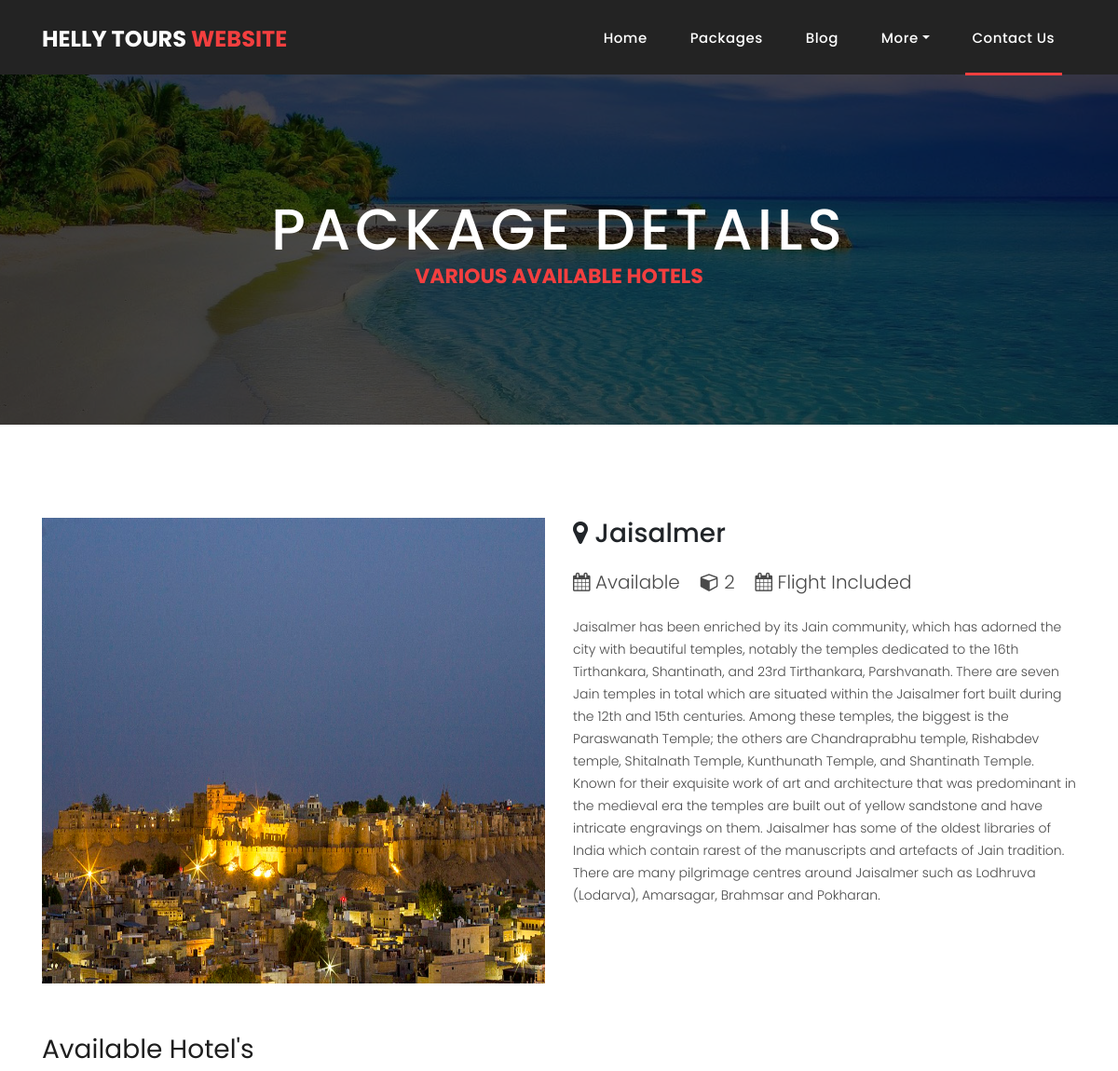
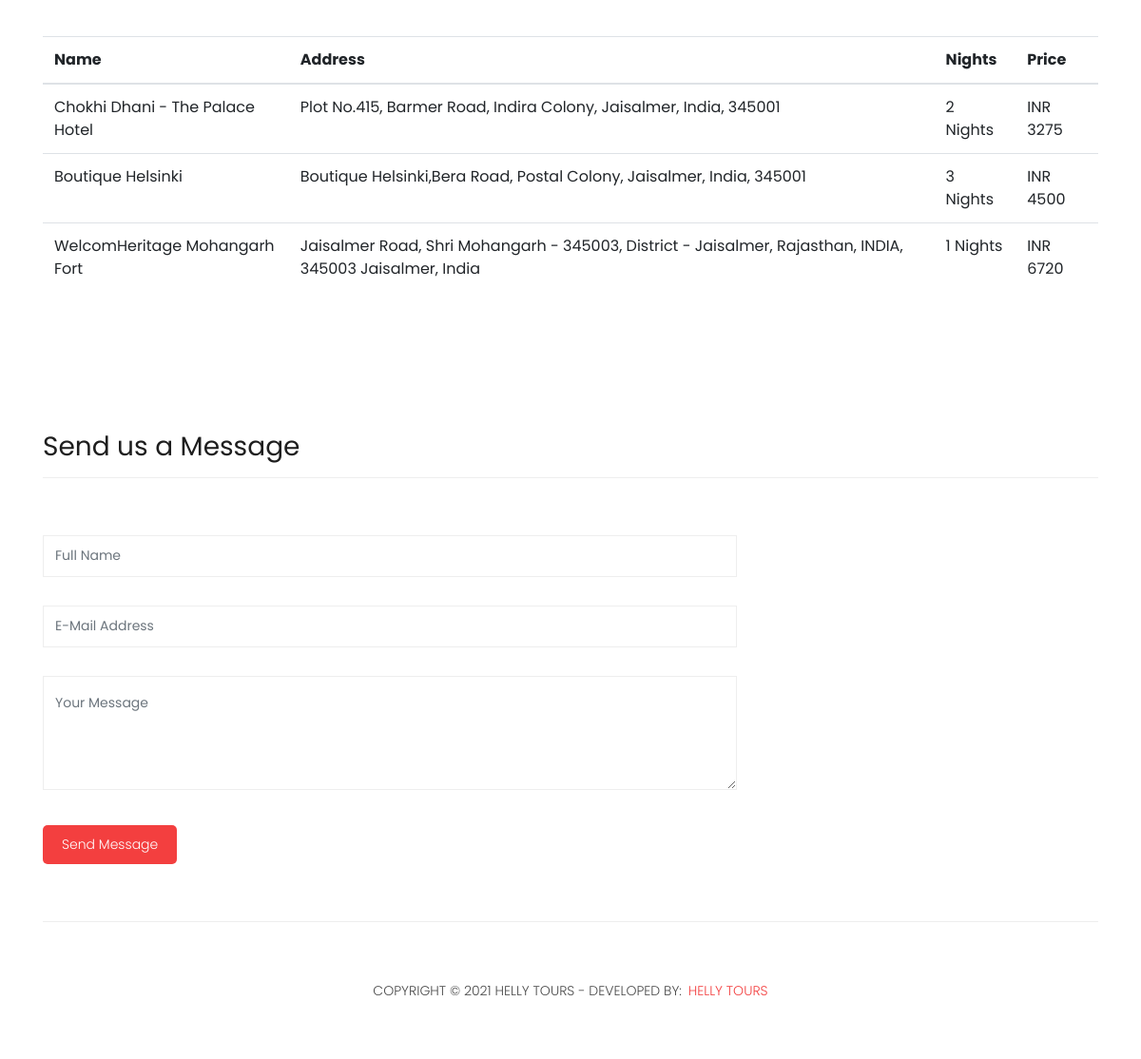
The app's page /package-details.php?eid=6 with its own data (2 pictures, top to bottom).
### tables this page shows
CREATE TABLE `package_master` (
  `package_id` int(10) NOT NULL,
  `package_name` varchar(70) NOT NULL,
  `package_available` tinyint(1) NOT NULL,
  `package_nights` int(10) NOT NULL,
  `flight_include` tinyint(1) NOT NULL,
  `package_from` int(20) NOT NULL,
  `package_img` varchar(150) NOT NULL,
  `package_desc` text NOT NULL
);

CREATE TABLE `hotel_master` (
  `hotel_id` int(11) NOT NULL,
  `package_id` int(11) NOT NULL,
  `hotel_name` varchar(50) NOT NULL,
  `hotel_address` text NOT NULL,
  `hotel_night` int(11) NOT NULL,
  `hotel_price` int(11) NOT NULL,
  `hotel_img` varchar(150) NOT NULL,
  `hotel_available` int(1) NOT NULL
);

### package-details.php (the view, shortened to what this page needs)
<?php
    require './class/atclass.php';
    $eid=$_GET["eid"];
    $q= mysqli_query($connection, "select * from package_master where package_id='{$eid}'") or die("Error". mysqli_error($connection));
    $q1=mysqli_query($connection, "select * from hotel_master where package_id='{$eid}'") or die("Error". mysqli_error($connection));
?>
<!DOCTYPE html>
<html lang="en">
  <head>
    <link href="vendor/bootstrap/css/bootstrap.min.css" rel="stylesheet">
    <link rel="stylesheet" href="assets/css/fontawesome.css">
    <link rel="stylesheet" href="assets/css/style.css">
    <link rel="stylesheet" href="assets/css/owl.css">
  </head>
  <body>
      <?php
          include './themepart/header.php';
      ?>
    <div class="page-heading about-heading header-text" style="background-image: url(assets/images/heading-6-1920x500.jpg);">
      <div class="container">
        <div class="row">
          <div class="col-md-12">
            <div class="text-content">
                <h2>Package Details</h2>
              <h4>Various Available Hotels</h4>
            </div>
          </div>
        </div>
      </div>
    </div>
    <div class="products">
      <div class="container">
        <div class="row">
          <div class="col-md-6">
            <div>
                <?php
                    $row= mysqli_fetch_array($q);
                  ?>
                <img src="admin/upload/<?php echo $row['package_img']?>" alt="" class="img-fluid wc-image" style="width: 200%; height: 500px;">
            </div>
            <br>
          </div>
          <div class="col-md-6">
              <h3><i class="fa fa-map-marker"></i> <?php echo $row['package_name']; ?></h3>
               <br/>
               <p class="lead">
                   <?php if($row['package_available']==1){ ?>
                        <i class="fa fa-calendar"></i> Available &nbsp;&nbsp;
                  <?php } ?>
                        <i class="fa fa-cube"></i> <?php echo $row['package_nights']; ?> &nbsp;&nbsp;
                   <?php if($row['flight_include']==1){ ?>
                        <i class="fa fa-calendar"></i> Flight Included &nbsp;&nbsp;
                   <?php } ?>
              </p>
              <br>
              <p><?php
                    echo $row['package_desc'];
                  ?>
              </p>
          </div>
        </div>
      </div>
    </div>
    <div class="section">
      <div class="container">
        <div class="section-heading" style="border: 0">
          <h2>Available Hotel's</h2>
        </div>
        <div class="table-responsive">
          <table width="100%" border="0" cellspacing="0" cellpadding="0" class="table">
               <thead>
                    <tr>
                         <th>Name</th>
                         <th>Address</th>
                         <th>Nights</th>
                         <th>Price</th>
                    </tr>
               </thead>
               <tbody>
                    <?php
                          while ($row1 = mysqli_fetch_array($q1)) {
                  ?>
                    <tr>
                         <td><?php echo $row1['hotel_name']; ?></td>
                         <td><?php echo $row1['hotel_address']; ?></td>
                         <td><?php echo $row1['hotel_night']; ?> Nights</td>
                         <td>INR <?php echo $row1['hotel_price'];  ?></td>
                    </tr>
                          <?php } ?>
               </tbody>
          </table>
        </div>
      </div>
    </div>
    <div class="send-message">
      <div class="container">
        <div class="row">
          <div class="col-md-12">
            <div class="section-heading">
              <h2>Send us a Message</h2>
            </div>
          </div>
          <div class="col-md-8">
            <div class="contact-form">
              <form id="contact" action="" method="post">
                <div class="row">
                  <div class="col-lg-12 col-md-12 col-sm-12">
                    <fieldset>
                        <input type="text" class="form-control" id="name" name="fname" placeholder="Full Name" required="">
                    </fieldset>
                  </div>
                  <div class="col-lg-12 col-md-12 col-sm-12">
                    <fieldset>
                        <input type="text" class="form-control" id="email" name="mail" placeholder="E-Mail Address" required="">
                    </fieldset>
                  </div>
                  <div class="col-lg-12">
                    <fieldset>
                        <textarea  rows="6" class="form-control" id="message" name="mess" placeholder="Your Message" required=""></textarea>
                    </fieldset>
                  </div>
                  <div class="col-lg-12">
                    <fieldset>
                        <button type="submit" id="form-submit" class="filled-button" name="submit">Send Message</button>
                    </fieldset>
                  </div>
                </div>
              </form>
            </div>
          </div>
        </div>
      </div>
    </div>
    <?php
              include './themepart/footer.php';
    ?>
  </body>
</html>

### assets/css/style.css (style rules this page uses)
body { font-family: 'Poppins', sans-serif; overflow-x: hidden; text-rendering: optimizeLegibility; -webkit-font-smoothing: antialiased; -moz-osx-font-smoothing: grayscale; }
p { margin-bottom: 0px; font-size: 14px; font-weight: 300; color: #4a4a4a; line-height: 24px; }
h1,h2,h3,h4,h5,h6 { margin: 0px; }
.section-heading { text-align: left; margin-bottom: 60px; border-bottom: 1px solid #eee; }
.section-heading h2 { font-size: 28px; font-weight: 400; color: #1e1e1e; margin-bottom: 15px; }
.page-heading { padding: 210px 0px 130px 0px; text-align: center; background-position: center center; background-repeat: no-repeat; background-size: cover; }
.page-heading .text-content h4 { color: #f33f3f; font-size: 22px; text-transform: uppercase; font-weight: 700; margin-bottom: 15px; }
.page-heading .text-content h2 { color: #fff; font-size: 62px; text-transform: uppercase; letter-spacing: 5px; }
.products { margin-top: 100px; }
.page-heading { position:relative; }
.page-heading:before { content:''; position:absolute; top:0; left:0; bottom:0; right:0; background-color:rgba(0,0,0,.7); }
.page-heading .container { position:relative; z-index: 2; }
.send-message { margin-top: 100px; }
.contact-form select, .contact-form .form-control { font-size: 14px; width: 100%; height: 44px; display: inline-block; line-height: 42px; border: 1px solid #eee; border-radius: 0px; margin-bottom: 30px; }
.contact-form textarea { font-size: 14px; width: 100%; min-width: 100%; min-height: 120px; height: 120px; max-height: 180px; border: 1px solid #eee; border-radius: 0px; margin-bottom: 30px; }
.contact-form button.filled-button { background-color: #f33f3f; color: #fff; font-size: 14px; text-transform: capitalize; font-weight: 300; padding: 10px 20px; border-radius: 5px; display: inline-block; transition: all 0.3s; border: none; outline: none; cursor: pointer; }
.section { padding: 30px 0; }
.section .section-heading { margin-bottom: 45px; }

### records on screen
package_master: package_img (picture), package_name "Jaisalmer", package_nights "2", package_desc "Jaisalmer has been enriched by its Jain community, which has adorned the city with beautiful temples, notably the temples dedicated to the 16th Tirthankara, Shantinath, and 23rd Tirthankara, Parshvanath. There are seven Jain temples in total which are situated within the Jaisalmer fort built during the 12th and 15th centuries. Among these temples, the biggest is the Paraswanath Temple; the others are Chandraprabhu temple, Rishabdev temple, Shitalnath Temple, Kunthunath Temple, and Shantinath Temple. Known for their exquisite work of art and architecture that was predominant in the medieval era the temples are built out of yellow sandstone and have intricate engravings on them. Jaisalmer has…"
hotel_master: hotel_name "Chokhi Dhani - The Palace Hotel", hotel_address "Plot No.415, Barmer Road, Indira Colony, Jaisalmer, India, 345001", hotel_night "2", hotel_price "3275"
hotel_master: hotel_name "Boutique Helsinki", hotel_address "Boutique Helsinki,Bera Road, Postal Colony, Jaisalmer, India, 345001", hotel_night "3", hotel_price "4500"
hotel_master: hotel_name "WelcomHeritage Mohangarh Fort", hotel_address "Jaisalmer Road, Shri Mohangarh - 345003, District - Jaisalmer, Rajasthan, INDIA, 345003 Jaisalmer, India", hotel_night "1", hotel_price "6720"
